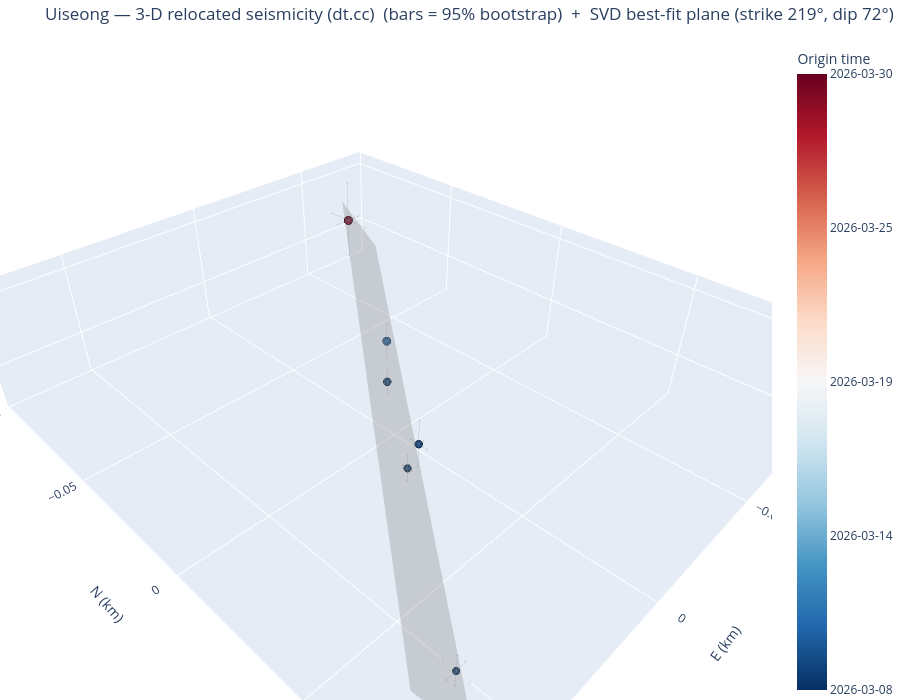

Write notebook code for a chart like this one.
### Markdown cell above
## 5. Seismicity in 3-D (interactive)

`plot_3d_plane` returns an **interactive plotly** 3-D view of the dt.cc hypocentres (relative E–N–depth km,
coloured by origin time, sized by magnitude) with the SVD best-fit fault plane overlaid as a translucent
patch — rotate/zoom to judge planarity and dip. (Interactivity is live in a running notebook; committed
notebooks are output-stripped, and a static export needs the optional `kaleido` package.)

### Code cell
fig3d = viz.plot_3d_plane(cfg, VELMODEL, frame_from=FRAME_FROM)
try:                                  # optional static export (needs kaleido); harmless if absent
    fig3d.write_image(f"/tmp/{CLUSTER}_3d.png", scale=2)
except Exception as _e:
    print("(static export skipped — install kaleido for a PNG; the figure is interactive in a live notebook)")
fig3d                                 # <- interactive in JupyterLab: drag to rotate, scroll to zoom

### Figure 1 — Plotly figure (JSON) as saved in the notebook; plotly's stock layout.template omitted (floating-point values rounded to 4 significant figures)
{"data": [{"error_x": {"array": [0.001276, 0.003201, 0.002001, 0.00135, 0.001325, 0.005801], "color": "rgba(80,80,80,0.5)", "thickness": 0.8, "type": "data", "width": 2}, "error_y": {"array": [0.001676, 0.003926, 0.00335, 0.00155, 0.001976, 0.009652], "color": "rgba(80,80,80,0.5)", "thickness": 0.8, "type": "data", "width": 2}, "error_z": {"array": [0.009651, 0.0112, 0.01808, 0.009252, 0.01428, 0.03175], "color": "rgba(80,80,80,0.5)", "thickness": 0.8, "type": "data", "width": 2}, "marker": {"color": [20520.0, 20520.0, 20520.0, 20520.0, 20520.0, 20540.0], "colorbar": {"ticktext": ["2026-03-08", "2026-03-14", "2026-03-19", "2026-03-25", "2026-03-30"], "tickvals": [20520.0, 20530.0, 20530.0, 20540.0, 20540.0], "title": {"text": "Origin time"}}, "colorscale": [[0.0, "rgb(5,48,97)"], [0.1, "rgb(33,102,172)"], [0.2, "rgb(67,147,195)"], [0.3, "rgb(146,197,222)"], [0.4, "rgb(209,229,240)"], [0.5, "rgb(247,247,247)"], [0.6, "rgb(253,219,199)"], [0.7, "rgb(244,165,130)"], [0.8, "rgb(214,96,77)"], [0.9, "rgb(178,24,43)"], [1.0, "rgb(103,0,31)"]], "line": {"color": "black", "width": 0.5}, "opacity": 0.95, "size": [8.8, 8.8, 9.2, 9.2, 9.6, 10.0]}, "mode": "markers", "name": "Hypocentres", "text": ["200000  M1.2", "200001  M1.2", "200002  M1.3", "200003  M1.3", "200004  M1.4", "200005  M1.5"], "type": "scatter3d", "x": [0.0209, 0.0559, 0.0068, -0.0034, -0.0228, -0.0574], "y": [0.02537, 0.07337, 0.01647, -0.006633, -0.02623, -0.08233], "z": [-0.0003, 0.0096, 0.0106, -0.0002, 0.0057, -0.0254]}, {"color": "gray", "hoverinfo": "name", "i": [0, 0], "j": [1, 3], "k": [3, 2], "name": "SVD best-fit plane 219/72", "opacity": 0.3, "showscale": false, "type": "mesh3d", "x": [0.0645, 0.07504, -0.0765, -0.06596], "y": [0.0862, 0.0776, -0.0866, -0.0952], "z": [0.01401, -0.02812, 0.01401, -0.02812]}], "layout": {"height": 700, "margin": {"b": 0, "l": 0, "r": 0, "t": 40}, "scene": {"aspectmode": "data", "xaxis": {"title": {"text": "E (km)"}}, "yaxis": {"title": {"text": "N (km)"}}, "zaxis": {"autorange": "reversed", "title": {"text": "Depth (km)"}}}, "title": {"text": "Uiseong — 3-D relocated seismicity (dt.cc)  (bars = 95% bootstrap)  +  SVD best-fit plane (strike 219°, dip 72°)"}}}
